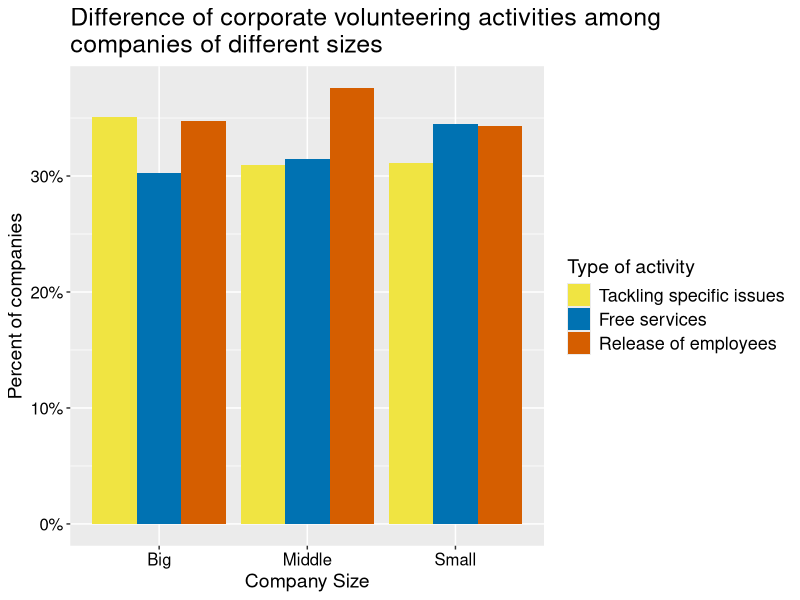
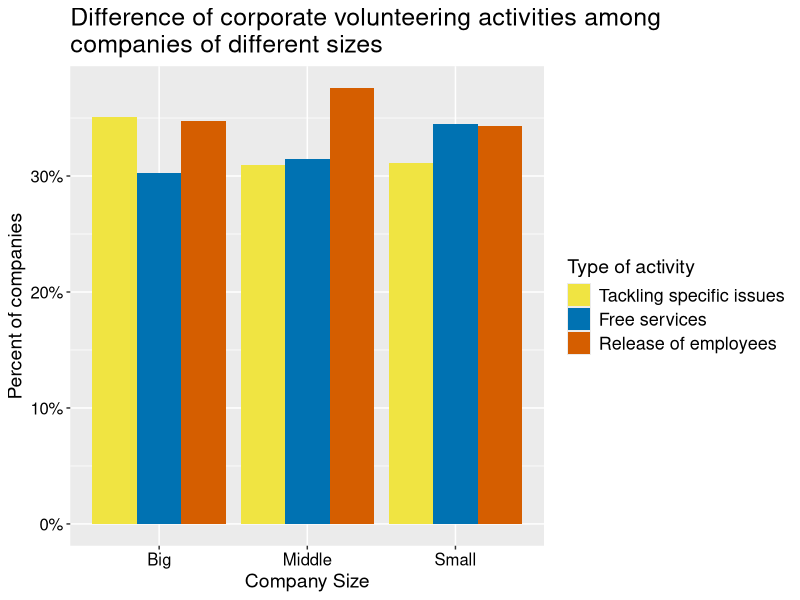

Write the R code that produced these figures, in order.
## ---- chunk 1
knitr::opts_chunk$set(echo = TRUE)
## ---- chunk 2
library(readxl)
library(tidyr)
library(ggplot2)
library(dplyr)
library(tidyverse)

# import the excel
wholeSet <- read_excel("MUE.2022.for.LMU.xlsx")
data <- wholeSet[, c(85, 6, 7, 8)]
colnames(data) <- c("class", "activity1", "activity2", "activity3")

# change the data into long term
df_long <- data %>%
  gather(key = "activity", value = "participation", activity1, activity2, activity3)

# choose the data of ones that have participated the activity
df_long <- df_long %>%
  filter(participation == 1 | participation == 2)

# caculate the percentage of each
df_percentage <- df_long %>%
  group_by(class, activity) %>%
  summarise(count = n(), .groups = "drop") %>%
  group_by(class) %>%
  mutate(percentage = count / sum(count))

# translation of names of classes
df_percentage <- df_percentage %>%
  mutate(class = case_when(class == "Kleine Unternehmen" ~ "Small",
                           class == "Mittlere Unternehmen" ~ "Middle",
                           class == "Großunternehmen" ~ "Big"))
# generate a gragh to reveal the percentage
ggplot(df_percentage, aes(x = class, y = percentage, fill = activity)) +
  geom_bar(stat = "identity", position = "dodge") +
  scale_fill_manual(values = c("#F0E442", "#0072B2", "#D55E00"),
    labels = c(
      "Tackling specific issues",
      "Free services",
      "Release of employees"
    )
  ) +
  labs(x = "Company Size", y = "Percent of companies", fill = "Type of activity") +
  theme(title=element_text(size = 15),
      axis.title = element_text(size = 14),
      axis.text= element_text(colour="black", size = 12),
      legend.text=element_text(size = 13),
      legend.title=element_text(size = 14))+
  ggtitle("Difference of corporate volunteering activities among 
companies of different sizes") +
  scale_y_continuous(labels = scales::percent_format())

ggsave("1question.jpeg",device = "jpeg",width = 9,height = 6)
